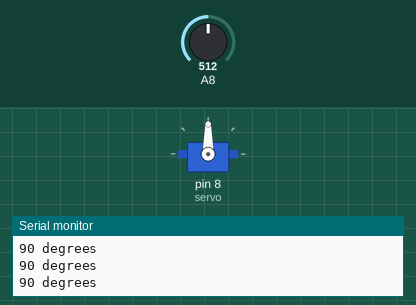
The sketch below on a simulated Arduino Mega 2560, built with avr-gcc and run on an emulated ATmega2560. On the bench: servo, the last lines printed to the serial monitor. The test bench sets the inputs (shaded band); at power-on: A8 = 512.

Above: at 1.3 s.
1.4 s: A8 set to 716
At 2.0 s:
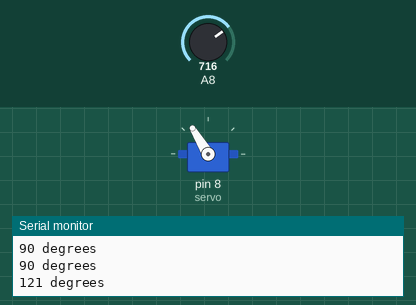
3.0 s: A8 set to 900
At 4.2 s:
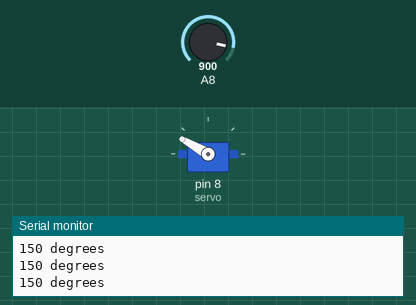
4.5 s: A8 set to 1023
At 5.5 s:
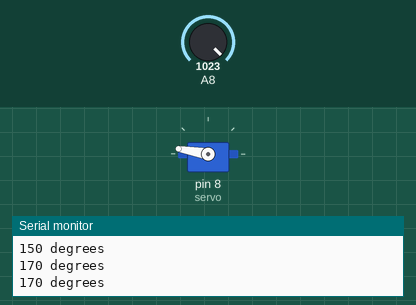
6.0 s: A8 set to 306
At 6.7 s:
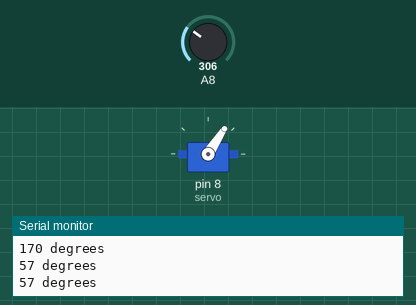
7.5 s: A8 set to 122
At 7.9 s:
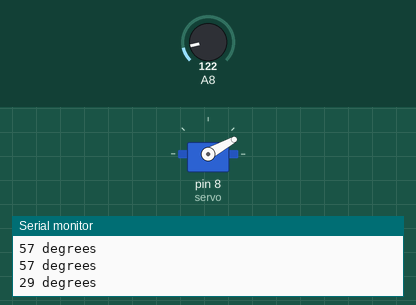
9.0 s: A8 set to 0
At 10.3 s:
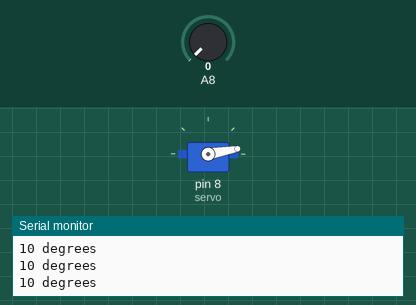
Timing chart, 0 to 11.5 s (numbered marks = the images above; inputs shaded):
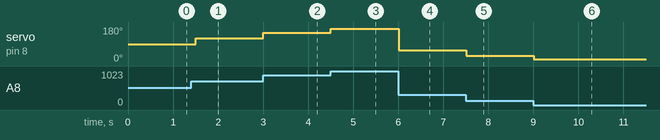

Measured:
- after the input at 1.4 s, servo on pin 8 (servo): 90° → 121° after 0.10 s
- after the input at 3.0 s, servo on pin 8 (servo): 121° → 150° at once
- after the input at 4.5 s, servo on pin 8 (servo): 150° → 170° at once
- after the input at 6.0 s, servo on pin 8 (servo): 170° → 57° at once
- after the input at 7.5 s, servo on pin 8 (servo): 57° → 29° at once
- after the input at 9.0 s, servo on pin 8 (servo): 29° → 10° at once

The sketch:

servo-potentiometer.ino
```cpp
#include <Servo.h>
Servo servo;

void setup() {
	Serial.begin(9600);
	servo.attach(8);
}

void loop() {

	int potentiometerValue = analogRead(A8);
	int servoDegrees = map(potentiometerValue, 0, 1023, 10, 170);

	Serial.print(servoDegrees);
	Serial.println(" degrees");
	servo.write(servoDegrees);
	delay(500);
}
```
